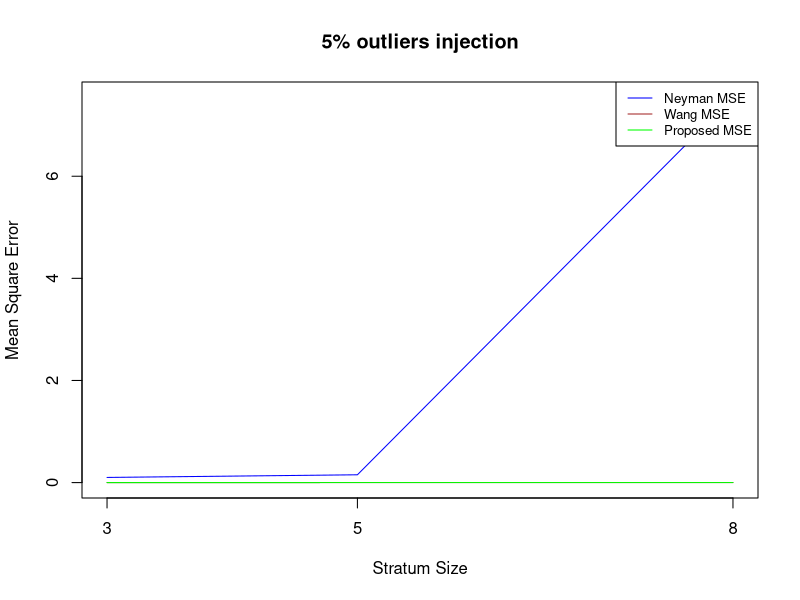
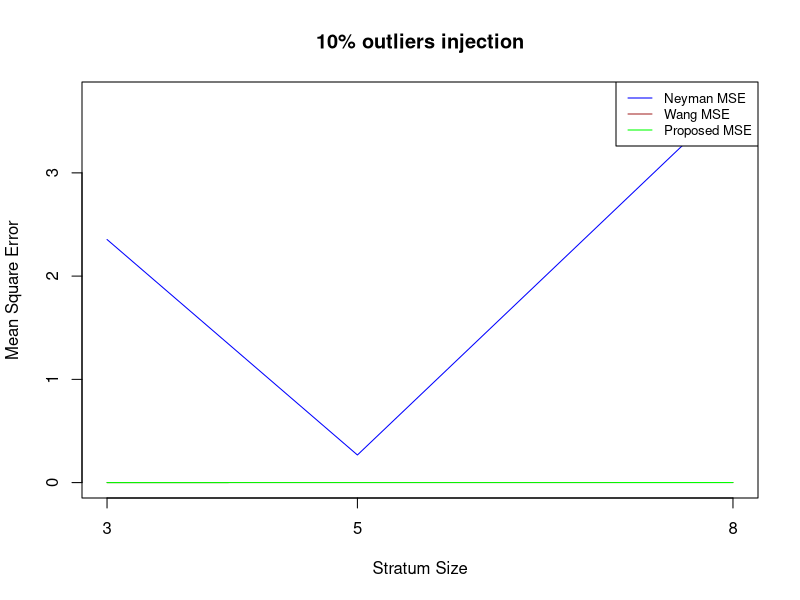

Recreate these plots in R, in order.
## ---- chunk 1
stratified_simulation = function(n_strata,
                                 key_parameters,
                                 inject_propotion = 0.1,
                                 t_df = 1,
                                 sample_size = 50000,
                                 sample_set = "m"){
  
  # initializing key containers and values
  stratum_size =  100000 / n_strata
  strata_set = list() 
  strata_mixed_set = list()
  strata_outliers_set = list()
  stratum_index_replace_set = list()
  
  # Generate random stratified normal distributions
  for(i in 1:n_strata){
    strata_set[[paste0("stratum-",i)]] = rnorm(key_parameters[[i]][1], 
                                               key_parameters[[i]][2], 
                                               key_parameters[[i]][3])
  }
  
  # Generate outliers set from a t distribution shifted by the mean of the respective stratum
  for(i in 1:n_strata){
    stratum_size = key_parameters[[i]][1]
    stratum_outliers_count = inject_propotion * stratum_size
    stratum_mean = mean(strata_set[[paste0("stratum-",i)]])
    
    strata_outliers_set[[paste0("outlier_set-",i)]] = rt(stratum_outliers_count, t_df) + stratum_mean
    stratum_index_replace_set[[paste0("index_set", i)]] = sample(1:stratum_size, stratum_outliers_count)
  }
  
  # Inject outliers into the simulated stratum
  for(i in  1:n_strata){
    strata_mixed_set[[paste0("stratummixed-",i)]] = strata_set[[paste0("stratum-",i)]][-stratum_index_replace_set[[paste0("index_set", i)]]]
    strata_mixed_set[[paste0("stratummixed-",i)]] = c(strata_mixed_set[[paste0("stratummixed-",i)]], strata_outliers_set[[paste0("outlier_set-",i)]])
  }
  
  
  #  Sampling process
  
  if(sample_set == "m"){
    set_determinent = strata_mixed_set
  } else if(sample_set == "u") {
    set_determinent = strata_set
  }
  
  stratified_sample = c()
  for(i in 1:n_strata){
    stratum_sample_size = (key_parameters[[i]][1] / 100000) * sample_size
    stratified_sample = c(stratified_sample, sample(set_determinent[[i]], stratum_sample_size))
  }
  # The function returns  the stratified sample, the stratum set with and with out outliers
  return(list(stratified_sample, strata_set, strata_mixed_set))

}  
#__________________________ Estimators section _________________________________

# The Neyman Estimator
neyman_estimator = function(strata){
  strata_propotion_set = (sapply(strata, length)) / 100000
  strata_mean_set = sapply(strata, mean)
  neyman_estimate = sum(strata_propotion_set * strata_mean_set)
  
  return(neyman_estimate)
}

# The weighted mean estimator for each stratum
weighted_mean = function(strata_nooutliers, strata_outliers){
  strata_mean_set = sapply(strata_nooutliers, mean)
  strata_sd_set = sapply(strata_nooutliers, sd)
  
  weight_vec = lapply(seq_along(strata_outliers), function(i){
    weight_sub = 1 / (1 + (abs(strata_outliers[[i]] - strata_mean_set[names(strata_mean_set)[i]]) / strata_sd_set[names(strata_sd_set)[i]]))
    return(weight_sub)
  })
  
  w_mean = sapply(seq_along(weight_vec), function(i){
    return(sum(strata_outliers[[i]] * weight_vec[[i]]) / sum(weight_vec[[i]]))
  })
  
  return(w_mean)
}

# The trimmed mean  estimator for  each stratum
trim_mean = function(strata, trim_weight){
  trim_fun = function(x, trim_weight){
    trim_size = round(length(x) * trim_weight)
    trimmed_values = sort(x)[(trim_size + 1):(length(x) - trim_size)]
    return(trimmed_values)
  }
  
  t_strata_set = lapply(strata, trim_fun, trim_weight = trim_weight)
  t_mean = sapply(t_strata_set, mean)
  
  return(t_mean)
}


# The hybrid estimator capable of computing the Neyman,
# Wang Xu hybrid, and  proposed  hybrid estimators

hybrid_estimator = function(strata_nooutliers, strata_outliers, have_outliers = TRUE, trimmean = FALSE, trim_weight = 0.05){
  strata_propotion_set = (sapply(strata_nooutliers, length)) / 100000
  
  if(have_outliers & trimmean == FALSE){
    strata_weighted_mean_set = weighted_mean(strata_nooutliers, strata_outliers)
    hybrid_estimate = sum(strata_weighted_mean_set * strata_propotion_set)
  }
  else if(have_outliers & trimmean == TRUE){
    strata_trimmed_mean_set = trim_mean(strata_outliers, trim_weight = trim_weight)
    hybrid_estimate = sum(strata_trimmed_mean_set * strata_propotion_set)
  }
  else{
    hybrid_estimate = neyman_estimator(strata_nooutliers)
  }
  
  return(hybrid_estimate)
}


#_________________Running Part___________________________________________________

case_names = c("case-1-1", "case-1-2", "case-1-3", "case-1-4", "case-1-5", 
               "case-2-1", "case-2-2", "case-2-3", "case-2-4", "case-2-5", 
               "case-3-1", "case-3-2", "case-3-3", "case-3-4", "case-3-5", 
               "case-4-1", "case-4-2", "case-4-3", "case-4-4", "case-4-5", 
               "case-5-1", "case-5-2", "case-5-3", "case-5-4", "case-5-5", 
               "case-6-1", "case-6-2", "case-6-3", "case-6-4", "case-6-5")

propotion_option = c(0.05, 0.1)
dist_option = list(list(c(32145, 1, 2), c(28734, 1.5, 3), c(39121,2,4)),
                     list(c(18064, 5,3), c(25491,5,8), c(15678,8,2), c(22315, 6.3, 5), c(18452, 3,5)),
                     list(c(12341, 12, 4), c(15321, 5, 10), c(13456, 7,10), c(10765, 8,3), c(11984, 9,2), c(14213, 9,5), c(9572,4,7), c(12348,7,4)))

Neyman_estimates = c()
Wang_Xu_Hybrid_estimates =  c()
Proposed_Hybrid_estimates =  c()
summary_list_dt = list()
for (i in propotion_option) {
  Injection_propotion = i
  
  for (j in dist_option) {
    for(i in 1:5){
      Distribution_parameters_and_stratum_size = j
      number_of_strata = length(j)
      
      b = stratified_simulation(n_strata = number_of_strata,
                                key_parameters = Distribution_parameters_and_stratum_size,
                                inject_propotion = Injection_propotion)
      
      estimates = c(neyman_estimator(b[[3]]), hybrid_estimator(b[[2]], b[[3]]),  hybrid_estimator(b[[2]], b[[3]], trimmean = TRUE))
      Neyman_estimates = c(Neyman_estimates, estimates[1])
      Wang_Xu_Hybrid_estimates =  c(Wang_Xu_Hybrid_estimates, estimates[2])
      Proposed_Hybrid_estimates =  c(Proposed_Hybrid_estimates, estimates[3])
    }
    
  }
}
case_dt = data.frame(Neyman_estimates, Wang_Xu_Hybrid_estimates, Proposed_Hybrid_estimates, row.names = case_names)
library(knitr)
kable(case_dt, caption = "Estimated Parameters from Simulation", label = "Table 1")


## ---- chunk 2
stratified_simulation = function(n_strata,
                                 key_parameters,
                                 inject_propotion = 0.1,
                                 t_df = 1,
                                 sample_size = 50000,
                                 sample_set = "m"){
  
  # initializing key containers and values
  strata_set = list() 
  strata_mixed_set = list()
  strata_outliers_set = list()
  stratum_index_replace_set = list()
  
  # Generate random stratified normal distributions
  for(i in 1:n_strata){
    strata_set[[paste0("stratum-",i)]] = rnorm(key_parameters[[i]][1], 
                                               key_parameters[[i]][2], 
                                               key_parameters[[i]][3])
  }
  
  # Generate outliers set from a t distribution shifted by the mean of the respective stratum
  for(i in 1:n_strata){
    stratum_size = key_parameters[[i]][1]
    stratum_outliers_count = inject_propotion * stratum_size
    stratum_mean = mean(strata_set[[paste0("stratum-",i)]])
    
    strata_outliers_set[[paste0("outlier_set-",i)]] = rt(stratum_outliers_count, t_df) + stratum_mean
    stratum_index_replace_set[[paste0("index_set", i)]] = sample(1:stratum_size, stratum_outliers_count)
  }
  
  # Inject outliers into the simulated stratum
  for(i in  1:n_strata){
    strata_mixed_set[[paste0("stratummixed-",i)]] = strata_set[[paste0("stratum-",i)]][-stratum_index_replace_set[[paste0("index_set", i)]]]
    strata_mixed_set[[paste0("stratummixed-",i)]] = c(strata_mixed_set[[paste0("stratummixed-",i)]], strata_outliers_set[[paste0("outlier_set-",i)]])
  }
  
  
  #  Sampling process
  
  if(sample_set == "m"){
    set_determinent = strata_mixed_set
  } else if(sample_set == "u") {
    set_determinent = strata_set
  }
  
  stratified_sample = c()
  for(i in 1:n_strata){
    stratum_sample_size = (key_parameters[[i]][1] / 100000) * sample_size
    stratified_sample = c(stratified_sample, sample(set_determinent[[i]], stratum_sample_size))
  }
  # The function returns  the stratified sample, the stratum set with and with out outliers
  return(list(stratified_sample, strata_set, strata_mixed_set))

}  
#__________________________ Estimators section _________________________________

# The Neyman Estimator
neyman_estimator = function(strata){
  strata_propotion_set = (sapply(strata, length)) / 100000
  strata_mean_set = sapply(strata, mean)
  neyman_estimate = sum(strata_propotion_set * strata_mean_set)
  
  return(neyman_estimate)
}

# The weighted mean estimator for each stratum
weighted_mean = function(strata_nooutliers, strata_outliers){
  strata_mean_set = sapply(strata_nooutliers, mean)
  strata_sd_set = sapply(strata_nooutliers, sd)
  
  weight_vec = lapply(seq_along(strata_outliers), function(i){
    weight_sub = 1 / (1 + (abs(strata_outliers[[i]] - strata_mean_set[names(strata_mean_set)[i]]) / strata_sd_set[names(strata_sd_set)[i]]))
    return(weight_sub)
  })
  
  w_mean = sapply(seq_along(weight_vec), function(i){
    sum(strata_outliers[[i]] * weight_vec[[i]]) / sum(weight_vec[[i]])
  })
  
  return(w_mean)
}

# The trimmed mean  estimator for  each stratum
trim_mean = function(strata, trim_weight){
  trim_fun = function(x, trim_weight){
    trim_size = round(length(x) * trim_weight)
    trimmed_values = sort(x)[(trim_size + 1):(length(x) - trim_size)]
    return(trimmed_values)
  }
  
  t_strata_set = lapply(strata, trim_fun, trim_weight = trim_weight)
  t_mean = sapply(t_strata_set, mean)
  
  return(t_mean)
}


# The hybrid estimator capable of deriving computing the Neyman,
# Wang Xu hybrid, and  proposed  hybrid estimators

hybrid_estimator = function(strata_nooutliers, strata_outliers, have_outliers = TRUE, trimmean = FALSE, trim_weight = 0.05){
  strata_propotion_set = (sapply(strata_nooutliers, length)) / 100000
  
  if(have_outliers & trimmean == FALSE){
    strata_weighted_mean_set = weighted_mean(strata_nooutliers, strata_outliers)
    hybrid_estimate = sum(strata_weighted_mean_set * strata_propotion_set)
  }
  else if(have_outliers & trimmean == TRUE){
    strata_trimmed_mean_set = trim_mean(strata_outliers, trim_weight = trim_weight)
    hybrid_estimate = sum(strata_trimmed_mean_set * strata_propotion_set)
  }
  else{
    hybrid_estimate = neyman_estimator(strata_nooutliers)
  }
  
  return(hybrid_estimate)
}


#_________________Running Part___________________________________________________

case_names = c("case-1-1", "case-1-2", "case-1-3", "case-1-4", "case-1-5", 
               "case-2-1", "case-2-2", "case-2-3", "case-2-4", "case-2-5", 
               "case-3-1", "case-3-2", "case-3-3", "case-3-4", "case-3-5", 
               "case-4-1", "case-4-2", "case-4-3", "case-4-4", "case-4-5", 
               "case-5-1", "case-5-2", "case-5-3", "case-5-4", "case-5-5", 
               "case-6-1", "case-6-2", "case-6-3", "case-6-4", "case-6-5")

propotion_option = c(0.05, 0.1)
dist_option = list(list(c(32145, 1, 2), c(28734, 1.5, 3), c(39121,2,4)),
                     list(c(18064, 5,3), c(25491,5,8), c(15678,8,2), c(22315, 6.3, 5), c(18452, 3,5)),
                     list(c(12341, 12, 4), c(15321, 5, 10), c(13456, 7,10), c(10765, 8,3), c(11984, 9,2), c(14213, 9,5), c(9572,4,7), c(12348,7,4)))

Neyman_estimates = c()
Wang_Xu_Hybrid_estimates =  c()
Proposed_Hybrid_estimates =  c()
summary_list_dt = list()
for (i in propotion_option) {
  Injection_propotion = i
  
  for (j in dist_option) {
    for(i in 1:100){
      Distribution_parameters_and_stratum_size = j
      number_of_strata = length(j)
      
      b = stratified_simulation(n_strata = number_of_strata,
                                key_parameters = Distribution_parameters_and_stratum_size,
                                inject_propotion = Injection_propotion)
      
      estimates = c(neyman_estimator(b[[3]]), hybrid_estimator(b[[2]], b[[3]]),  hybrid_estimator(b[[2]], b[[3]], trimmean = TRUE))
      Neyman_estimates = c(Neyman_estimates, estimates[1])
      Wang_Xu_Hybrid_estimates =  c(Wang_Xu_Hybrid_estimates, estimates[2])
      Proposed_Hybrid_estimates =  c(Proposed_Hybrid_estimates, estimates[3])
    }
    
  }
}
#__________MSE Varience and Bias computation___________________________

estimates_set = list(Neyman_estimates, Wang_Xu_Hybrid_estimates, Proposed_Hybrid_estimates)
var_set = c()
biased_set = c()
mu_set = c(1.53488, 5.391395,7.65506, 1.53488, 5.391395,7.65506)

for(i in estimates_set){
  ofset = 0
  for(j in 1:6){
    a = i[(1+ofset):(100 + ofset)]
    var_set = c(var_set,  var(a))
    biased_set = c(biased_set, (mean(a) - mu_set[j]))
    ofset = ofset + 100
  }
}
mse_set = var_set + (biased_set)**2


neyman_var_set = var_set[1:6]
neyman_biased_set = biased_set[1:6]
neyman_mse_set = mse_set[1:6]

wang_var_set = var_set[7:12]
wang_biased_set = biased_set[7:12]
wang_mse_set = mse_set[7:12]

proposed_var_set = var_set[13:18]
proposed_biased_set = biased_set[13:18]
proposed_mse_set = mse_set[13:18]

neyman_dt = rbind(round(neyman_var_set, 6), round(neyman_biased_set, 6), round(neyman_mse_set, 6))
colnames(neyman_dt) = c("Case-1", "Case-2", "Case-3", "Case-4", "Case-5", "Case-6")
rownames(neyman_dt) = c("Varience", "Biase", "MS Error")
library(knitr)
kable(neyman_dt, caption = "Neyman Estimator", label = "Table 2")

## ---- chunk 3

wang_dt = rbind(round(wang_var_set, 6), round(wang_biased_set, 6), round( wang_mse_set, 6))
colnames(wang_dt) = c("Case-1", "Case-2", "Case-3", "Case-4", "Case-5", "Case-6")
rownames(wang_dt) = c("Varience", "Biase", "MS Error")
library(knitr)
kable(wang_dt, caption = "Wang Xu Hybrid Estimator", label = "Table 2")

## ---- chunk 4

proposed_dt = rbind(round(proposed_var_set, 6), round(proposed_biased_set, 6), round(proposed_mse_set, 6))
colnames(proposed_dt) = c("Case-1", "Case-2", "Case-3", "Case-4", "Case-5", "Case-6")
rownames(proposed_dt) = c("Varience", "Biase", "MS Error")
library(knitr)
kable(proposed_dt, caption = "Proposed Hybrid Estimator", label = "Table 2")

## ---- chunk 5
Neyman_estimates = c()
Wang_Xu_Hybrid_estimates =  c()
Proposed_Hybrid_estimates =  c()
summary_list_dt = list()
for (i in propotion_option) {
  Injection_propotion = i
  
  for (j in dist_option) {
    for(i in c(1)){
      Distribution_parameters_and_stratum_size = j
      number_of_strata = length(j)
      
      b = stratified_simulation(n_strata = number_of_strata,
                                key_parameters = Distribution_parameters_and_stratum_size,
                                inject_propotion = Injection_propotion)
      
      estimates = c(neyman_estimator(b[[3]]), hybrid_estimator(b[[2]], b[[3]]),  hybrid_estimator(b[[2]], b[[3]], trimmean = TRUE))
      Neyman_estimates = c(Neyman_estimates, estimates[1])
      Wang_Xu_Hybrid_estimates =  c(Wang_Xu_Hybrid_estimates, estimates[2])
      Proposed_Hybrid_estimates =  c(Proposed_Hybrid_estimates, estimates[3])
      
      max_vec = c(sapply(b[[2]], max), sapply(b[[3]], max))
      min_vec = c(sapply(b[[2]], min), sapply(b[[3]], min))
      mean_vec = c(sapply(b[[2]], mean), sapply(b[[3]], mean))
      sd_vec = c(sapply(b[[2]], sd), sapply(b[[3]], sd))
      row_names = c(names(b[[2]]),names(b[[3]]))
      
      summary_dt = data.frame(max_vec, min_vec, mean_vec, sd_vec, row.names = row_names)
      colnames(summary_dt) =  c("Max_value", "Min_Value", "Mean", "SD")
      summary_list_dt = append(summary_list_dt, list(summary_dt))
    }
    
  }
}

unit_simulation_table =  rbind(Neyman_estimates, Wang_Xu_Hybrid_estimates, Proposed_Hybrid_estimates)
colnames(unit_simulation_table) = c("Case-1","Case-2","Case-3","Case-4","Case-5","Case-6")
library(knitr)
kable(unit_simulation_table, caption = "Estimated Parameters- one time Simulation", label = "Table 2")

## ---- chunk 6
ylim_range <- range(c(neyman_mse_set[1:3], wang_mse_set[1:3], proposed_mse_set[1:3]))  
plot(c(3,5,8), neyman_mse_set[1:3], type = "l", col = "blue", ylim = ylim_range, 
     main = "5% outliers injection", xlab = "Stratum Size", ylab = "Mean Square Error", xaxt = "n")
lines.default(c(3,5,8), wang_mse_set[1:3], col = "brown")
lines.default(c(3,5,8), proposed_mse_set[1:3], col = "green")
axis(1, at = c(3,5,8), labels = c(3,5,8))
legend("topright", legend = c("Neyman MSE", "Wang MSE", "Proposed MSE"), 
       col = c("blue", "brown", "green"), lty = 1, cex = 0.8)

## ---- chunk 7
ylim_range <- range(c(neyman_mse_set[4:6], wang_mse_set[4:6], proposed_mse_set[4:6]))  
plot(c(3,5,8), neyman_mse_set[4:6], type = "l", col = "blue", ylim = ylim_range, 
     main = "10% outliers injection", xlab = "Stratum Size", ylab = "Mean Square Error", xaxt = "n")
lines.default(c(3,5,8), wang_mse_set[1:3], col = "brown")
lines.default(c(3,5,8), proposed_mse_set[1:3], col = "green")
axis(1, at = c(3,5,8), labels = c(3,5,8))
legend("topright", legend = c("Neyman MSE", "Wang MSE", "Proposed MSE"), 
       col = c("blue", "brown", "green"), lty = 1, cex = 0.8)

